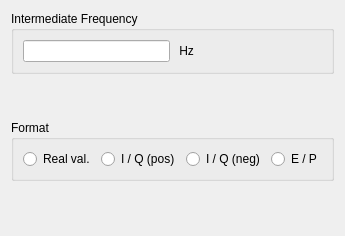
        <widget class="QWidget" name="tabOutput">
         <attribute name="title">
          <string>Output</string>
         </attribute>
         <layout class="QVBoxLayout" name="verticalLayout_3">
          <property name="spacing">
           <number>6</number>
          </property>
          <property name="margin">
           <number>11</number>
          </property>
          <item>
           <widget class="QGroupBox" name="ButtonGroupIF">
            <property name="title">
             <string>Intermediate Frequency</string>
            </property>
            <layout class="QHBoxLayout" name="horizontalLayout_2">
             <item>
              <widget class="QLineEdit" name="LineEditSndCrdIF">
               <property name="sizePolicy">
                <sizepolicy hsizetype="Minimum" vsizetype="Minimum">
                 <horstretch>0</horstretch>
                 <verstretch>0</verstretch>
                </sizepolicy>
               </property>
               <property name="minimumSize">
                <size>
                 <width>90</width>
                 <height>0</height>
                </size>
               </property>
               <property name="maxLength">
                <number>24</number>
               </property>
              </widget>
             </item>
             <item>
              <widget class="QLabel" name="TextLabelIFUnit">
               <property name="sizePolicy">
                <sizepolicy hsizetype="Minimum" vsizetype="Minimum">
                 <horstretch>0</horstretch>
                 <verstretch>0</verstretch>
                </sizepolicy>
               </property>
               <property name="text">
                <string> Hz</string>
               </property>
               <property name="wordWrap">
                <bool>false</bool>
               </property>
               <property name="indent">
                <number>-1</number>
               </property>
              </widget>
             </item>
            </layout>
           </widget>
          </item>
          <item>
           <spacer name="verticalSpacer_2">
            <property name="orientation">
             <enum>Qt::Vertical</enum>
            </property>
            <property name="sizeHint" stdset="0">
             <size>
              <width>20</width>
              <height>40</height>
             </size>
            </property>
           </spacer>
          </item>
          <item>
           <widget class="QGroupBox" name="GroupBoxOutput">
            <property name="title">
             <string>Format</string>
            </property>
            <property name="radioButtonExclusive" stdset="0">
             <bool>true</bool>
            </property>
            <layout class="QHBoxLayout" name="horizontalLayout_3">
             <item>
              <widget class="QRadioButton" name="RadioButtonOutReal">
               <property name="sizePolicy">
                <sizepolicy hsizetype="Minimum" vsizetype="Minimum">
                 <horstretch>0</horstretch>
                 <verstretch>0</verstretch>
                </sizepolicy>
               </property>
               <property name="text">
                <string>Real val.</string>
               </property>
               <attribute name="buttonGroup">
                <string notr="true">ButtonGroupOutput</string>
               </attribute>
              </widget>
             </item>
             <item>
              <widget class="QRadioButton" name="RadioButtonOutIQPos">
               <property name="sizePolicy">
                <sizepolicy hsizetype="Minimum" vsizetype="Minimum">
                 <horstretch>0</horstretch>
                 <verstretch>0</verstretch>
                </sizepolicy>
               </property>
               <property name="text">
                <string>I / Q (pos)</string>
               </property>
               <attribute name="buttonGroup">
                <string notr="true">ButtonGroupOutput</string>
               </attribute>
              </widget>
             </item>
             <item>
              <widget class="QRadioButton" name="RadioButtonOutIQNeg">
               <property name="sizePolicy">
                <sizepolicy hsizetype="Minimum" vsizetype="Minimum">
                 <horstretch>0</horstretch>
                 <verstretch>0</verstretch>
                </sizepolicy>
               </property>
               <property name="text">
                <string>I / Q (neg)</string>
               </property>
               <attribute name="buttonGroup">
                <string notr="true">ButtonGroupOutput</string>
               </attribute>
              </widget>
             </item>
             <item>
              <widget class="QRadioButton" name="RadioButtonOutEP">
               <property name="sizePolicy">
                <sizepolicy hsizetype="Minimum" vsizetype="Minimum">
                 <horstretch>0</horstretch>
                 <verstretch>0</verstretch>
                </sizepolicy>
               </property>
               <property name="text">
                <string>E / P</string>
               </property>
               <attribute name="buttonGroup">
                <string notr="true">ButtonGroupOutput</string>
               </attribute>
              </widget>
             </item>
            </layout>
           </widget>
          </item>
          <item>
           <spacer name="verticalSpacer_3">
            <property name="orientation">
             <enum>Qt::Vertical</enum>
            </property>
            <property name="sizeHint" stdset="0">
             <size>
              <width>20</width>
              <height>44</height>
             </size>
            </property>
           </spacer>
          </item>
         </layout>
        </widget>
